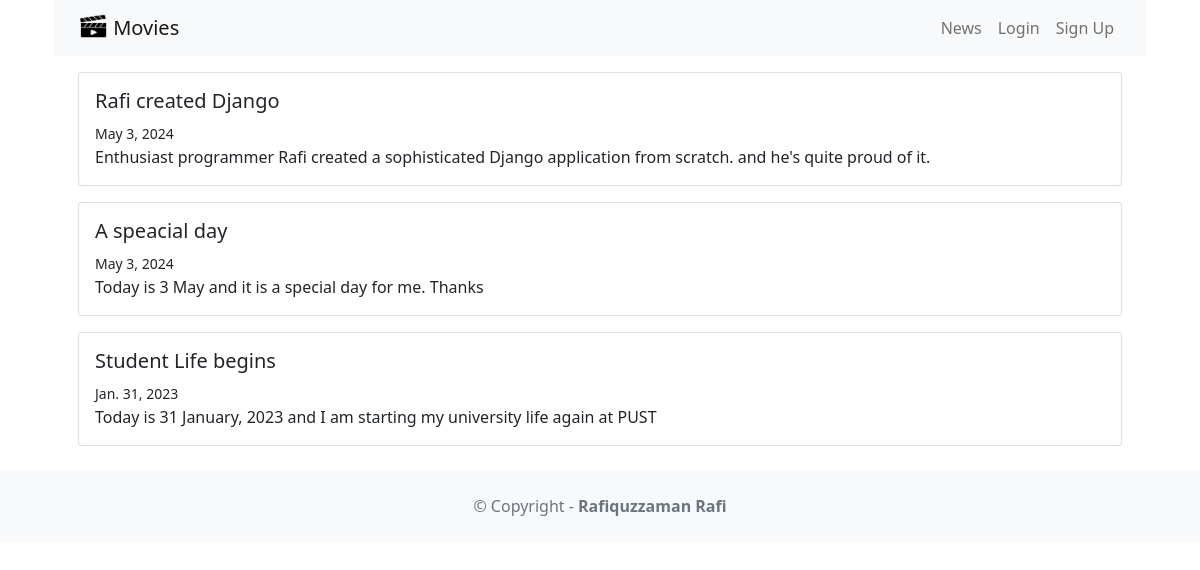
Page /news/ on the committed database.
### news/models.py (models this page shows, shortened)
class News(models.Model):
    headline = models.CharField(max_length = 200)
    body = models.TextField()
    date = models.DateField()

### news/views.py (the view)
# urls.py: path("news/", include("news.urls")),
def news(request):
    newss = News.objects.all().order_by('-date')
    return render(request, 'news.html', {'newss': newss})

### news/templates/news.html (shortened to what this page needs)
<!DOCTYPE html>
<html>
    <head>
        <link
            href="https://cdn.jsdelivr.net/npm/bootstrap@5.3.3/dist/css/bootstrap.min.css"
            rel="stylesheet"
>
    </head>
    <body>
        <div class="container">
            {% extends 'base.html' %}
            {% block content %}
            {% for news in newss %}
            <div class="card mb-3">
                <div class="card-body">
                    <h5 class="card-title">{{news.headline}}</h5>
                    <small class="card-text">{{news.date}}</small>
                    <p class="card-text">{{news.body}}</p>
                </div>
            </div>
            {% endfor %}
        </div>
{% endblock content %}

### rows in the picture
News: headline "Rafi created Django", date "May 3, 2024", body "Enthusiast programmer Rafi created a sophisticated Django application from scratch. and he's quite proud of it."
News: headline "A speacial day", date "May 3, 2024", body "Today is 3 May and it is a special day for me. Thanks"
News: headline "Student Life begins", date "Jan. 31, 2023", body "Today is 31 January, 2023 and I am starting my university life again at PUST"
